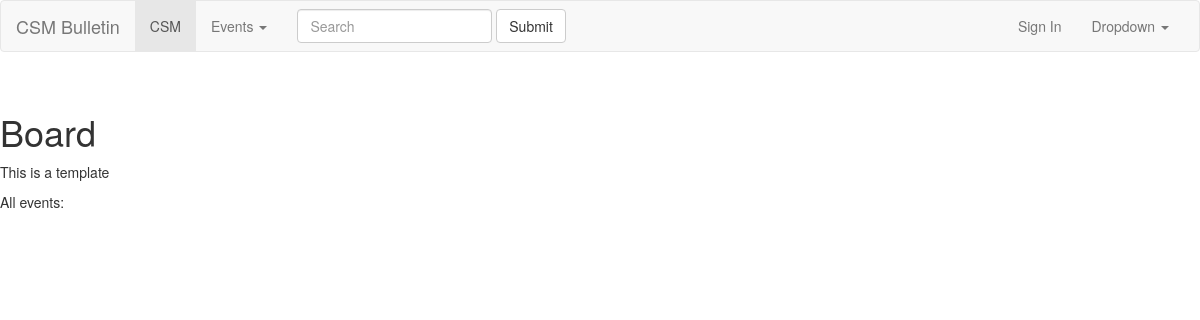
Page /board/ on the earlier database version.
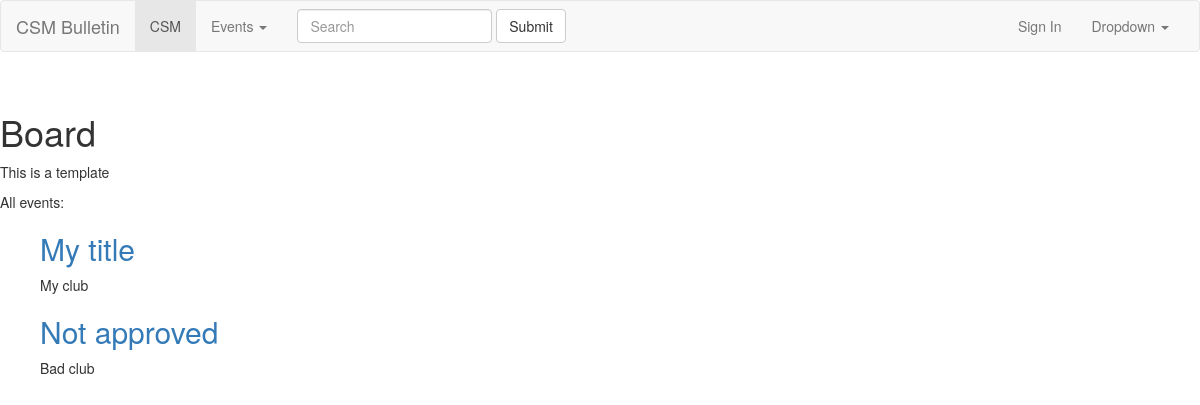
Same page on the later database version.
### events/models.py (models this page shows)
class Event(models.Model):  # makes an event class with five atributes
    title        = models.CharField(max_length=120) # make title limited to 120 chars
    description  = models.TextField(blank=True, default='') # make description not required
    repeats      = models.BooleanField(default=False)
    approved     = models.BooleanField(default=False)
    start_time   = models.DateTimeField(blank=True, auto_now_add=True)
    end_time     = models.DateTimeField(blank=True, auto_now_add=True) # make end time not required
    posting_club = models.CharField(max_length=100)

### events/views.py (the view)
def event_board_view(request, *args, **kwargs):
    context = {
        'events': Event.objects.all()
    }
    return render(request, 'events/event_board.html', context)

### events/templates/events/event_board.html (shortened to what this page needs)
{% extends 'base.html' %}
{% block content %}
<h1>Board</h1>
<p>This is a template</p>
<p>
All events:
</p>
<ul>
{% for event in events %}
    {% if event.approved %}
    <div class="single-list-topics-content">
        <h2><a href= "/event/{{ event.id }}">{{ event.title }}</a></h2>
        <p>{{ event.posting_club }}</p>
      </div>
    {% endif %}
{% endfor %}
</ul>
{% endblock %}

### templates/base.html (shortened to what this page needs)
<!doctype html>
<html lang="en">
  <head>
    <link rel="stylesheet" href="https://cdn.jsdelivr.net/npm/bootstrap@3.4.1/dist/css/bootstrap.min.css">
  </head>
  <body>
    {% include 'navbar.html' %}
    {% block content %}
    {% endblock %}
  </body>
</html>

### templates/navbar.html (shortened to what this page needs)
<nav class="navbar navbar-default">
    <div class="container-fluid">
      <div class="navbar-header">
        <a class="navbar-brand" href="/board/">CSM Bulletin</a>
      </div>
      <div class="collapse navbar-collapse" id="bs-example-navbar-collapse-1">
        <ul class="nav navbar-nav">
          <li class="active"><a href="#">CSM <span class="sr-only">(current)</span></a></li>
          <li class="dropdown">
            <a href="#" class="dropdown-toggle" data-toggle="dropdown" role="button" aria-haspopup="true" aria-expanded="false">Events <span class="caret"></span></a>
          </li>
        </ul>
        <form class="navbar-form navbar-left">
          <div class="form-group">
            <input type="text" class="form-control" placeholder="Search">
          </div>
          <button type="submit" class="btn btn-default">Submit</button>
        </form>
        <ul class="nav navbar-nav navbar-right">
          <li><a href="#">Sign In</a></li>
          <li class="dropdown">
            <a href="#" class="dropdown-toggle" data-toggle="dropdown" role="button" aria-haspopup="true" aria-expanded="false">Dropdown <span class="caret"></span></a>
          </li>
        </ul>
      </div>
    </div>
  </nav>

Differences in the rows shown:
added Event: title "My title", posting_club "My club"
added Event: title "Not approved", posting_club "Bad club"
